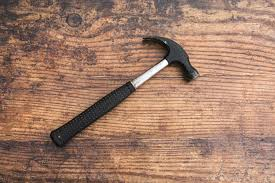
#> input picture tools/hammer.jpg, 275 x 183 px
$ python -i detect_tools.py   (imports and definitions only)
#> lines starting #> are read from the running program, lines starting #| are printed output that depends on the picture; after the words box and inside, x2 and y2 are one past the last pixel; in counts of white or black regions, pixels touching at a corner belong together
#> further down, picture is the input picture: shape (183, 275, 3); mean B, G, R 106.7, 126.8, 164.1
import cv2

def detect_tools(preprocessed_image, min_area=1000, aspect_ratio_range=(0.2, 5.0)):
    """
    Detects contours in a preprocessed image and filters them based on shape.

    Args:
        preprocessed_image (numpy.ndarray): Grayscale and blurred image.
        min_area (int): Minimum area to consider a valid contour.
        aspect_ratio_range (tuple): (min, max) range for aspect ratio filtering.

    Returns:
        list: List of detected tool bounding boxes [(x, y, w, h), ...]
    """
#> called with min_area = 1000, aspect_ratio_range = (0.2, 5)
    # Detect edges
    edged = cv2.Canny(preprocessed_image, 50, 150)
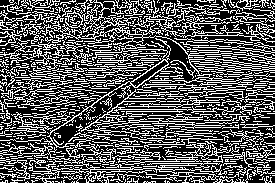
#> edged: shape (183, 275); 35.5% white in thin lines or dots

    # Find contours from the edge map
    contours, _ = cv2.findContours(edged, cv2.RETR_EXTERNAL, cv2.CHAIN_APPROX_SIMPLE)
#> contours = 586 contours, 551 with area under 20; largest, box (x1, y1, x2, y2) and area: (45, 0, 275, 97) 1362, (28, 143, 245, 183) 1092, (44, 38, 236, 148) 648, (0, 31, 70, 70) 318, (102, 113, 225, 129) 227

    detected_tools = []

    for contour in contours:
        area = cv2.contourArea(contour)
        if area < min_area:
            continue  # Too small — likely noise

        # Bounding box of the contour
        x, y, w, h = cv2.boundingRect(contour)
        aspect_ratio = w / h if h != 0 else 0

        if not (aspect_ratio_range[0] <= aspect_ratio <= aspect_ratio_range[1]):
            continue  # Not the right shape

        detected_tools.append((x, y, w, h))
#> this loop made 586 passes
#> area on pass 30: 20.5
#> after the loop, detected_tools = [(45, 0, 230, 97)]

    return detected_tools

>>> import cv2
>>> picture = cv2.imread('../tools/hammer.jpg')
>>> result = detect_tools(picture)
#> result = [(45, 0, 230, 97)]

$ run again, on tools/tools.jpg
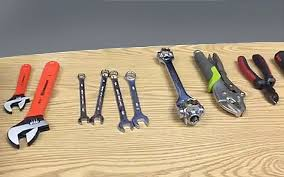
#> input picture tools/tools.jpg, 284 x 177 px
#> picture is the input picture: shape (177, 284, 3); mean B, G, R 131.1, 154.8, 172.6
#> in detect_tools, `edged = cv2.Canny(preprocessed_image, 50, 150)`:
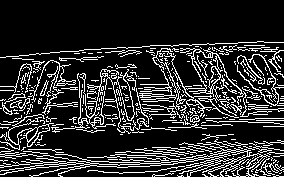
#> edged: shape (177, 284); 17.9% white in thin lines or dots, all inside (x1, y1, x2, y2) = (0, 41, 284, 177)
#> contours = 314 contours, 298 with area under 20; largest, box (x1, y1, x2, y2) and area: (0, 142, 270, 177) 900, (162, 47, 272, 118) 899, (0, 114, 54, 150) 252, (51, 69, 122, 133) 158, (136, 69, 175, 124) 80
#> the loop in detect_tools, `for contour in contours:` made 314 passes
#> area on passes 11, 48: 28, 899.5
#> after the loop in detect_tools, `for contour in contours:`: detected_tools = []
